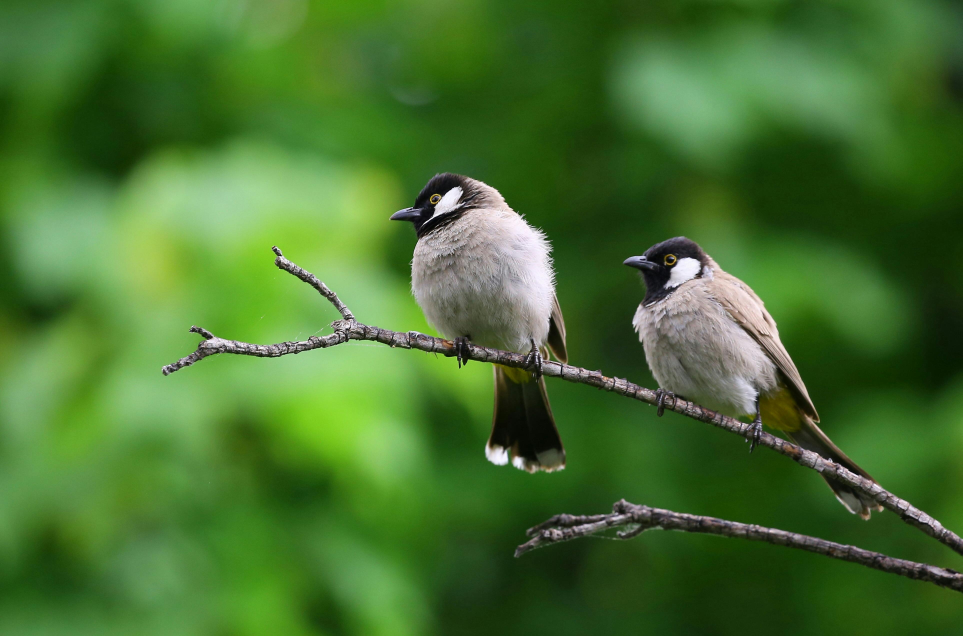
#> input picture images/img2.jpg, 3849 x 2544 px (shown at 1/4 size); the run also reads 1 picture not shown here
$ jupyter execute line_rectangle_on_img.ipynb
#> lines starting #> are read from the running program, lines starting #| are printed output that depends on the picture
[cell 1]
import cv2

[cell 2]
img_get = cv2.imread("images/img3.jpg")

img_get = cv2.imread("images/img2.jpg")
#> img_get is the input picture: shape (2544, 3849, 3); mean B, G, R 47.5, 112.7, 70.3
if img_get is None:
    print("Error: Image not found or failed to load.")
    exit()
img_get_resize = cv2.resize(img_get,(500,600))
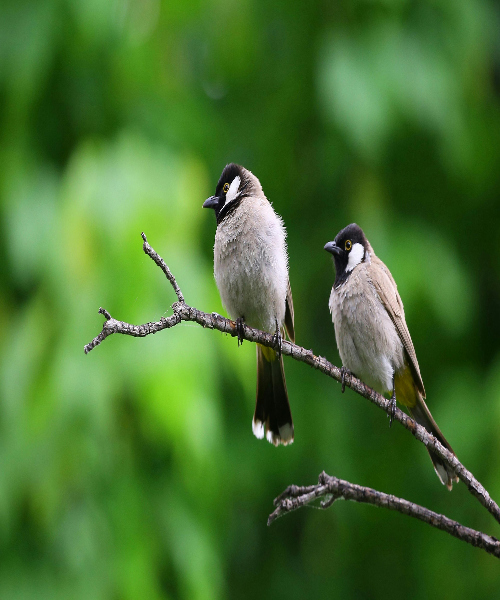
#> img_get_resize: shape (600, 500, 3); mean B, G, R 47.4, 112.6, 70.3
# Line on the image
cv2.line(img = img_get_resize, pt1 = (150,150), pt2 = (380,150), color = (0,0,220), thickness  = 4, lineType = 4)


cv2.imshow("image",img_get_resize)
cv2.waitKey(0)
cv2.destroyAllWindows()

[cell 3]
img_get = cv2.imread("images/img3.jpg")

img_get = cv2.imread("images/img2.jpg")
if img_get is None:
    print("Error: Image not found or failed to load.")
    exit()
img_get_resize = cv2.resize(img_get,(500,600))
# Line on the image
cv2.rectangle(
    img = img_get_resize, pt1 = (200,150), pt2 = (300,400), color = (0,0,220), thickness  = 4, lineType = 16
)
cv2.rectangle(
    img = img_get_resize, pt1 = (315,200), pt2 = (450,450), color = (0,0,220), thickness  = 4, lineType = 16
)
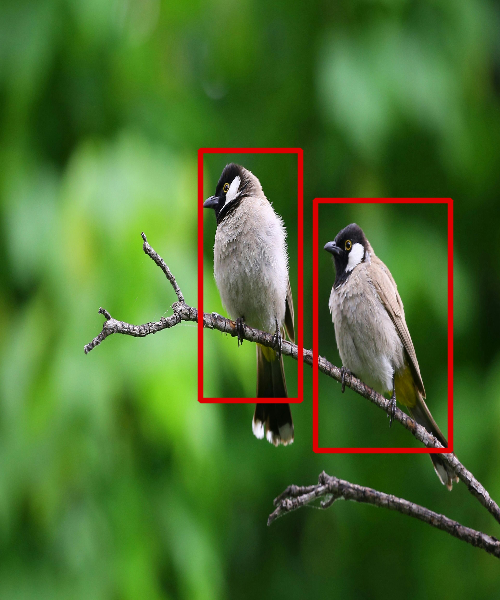
#> img_get_resize: shape (600, 500, 3); mean B, G, R 46.6, 110.2, 74.7


cv2.imshow("image",img_get_resize)
cv2.waitKey(0)
cv2.destroyAllWindows()
